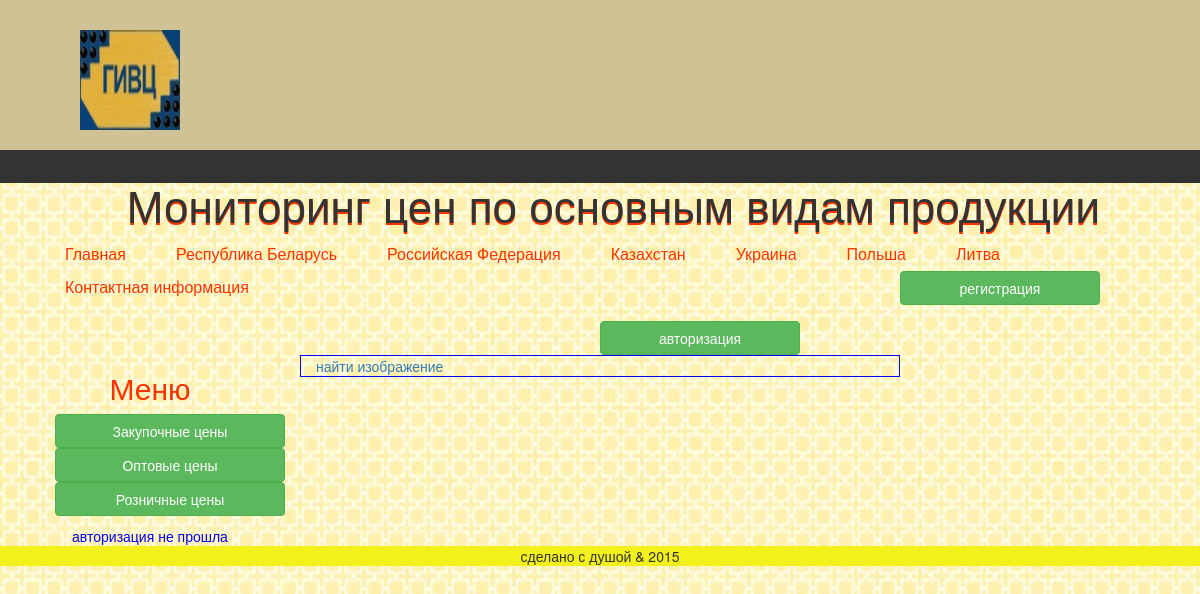
/zdorov.php, run on an earlier commit of the app's database.
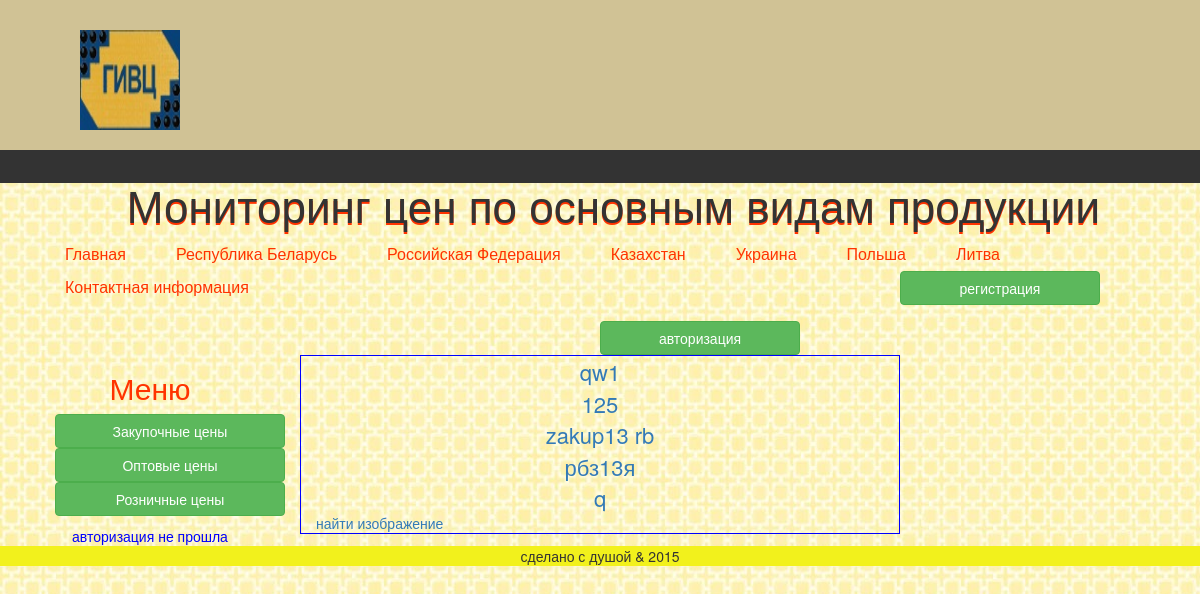
And on a later commit of the database.
### tables this page shows
CREATE TABLE IF NOT EXISTS `statias` (
  `id` int(11) NOT NULL AUTO_INCREMENT,
  `cat_id` tinytext NOT NULL,
  `cat_cen_id` tinytext NOT NULL,
  `cat_god_id` tinytext NOT NULL,
  `cat_mes_id` tinytext NOT NULL,
  `name_categoria` tinytext NOT NULL,
  `editor1` text NOT NULL,
  `file_foto` tinytext NOT NULL,
  `table-categoria` tinytext NOT NULL,
  `data_reg` datetime NOT NULL,
  `blockunblock` enum('block','unblock') NOT NULL DEFAULT 'unblock',
  `user_id` int(11) NOT NULL,
  `update1` date NOT NULL,
  `showhide` enum('show','hide') DEFAULT 'show',
  PRIMARY KEY (`id`)
);

### class/Database.php (called while the page is built, shortened)
<?php
class Database{
private $host = DB_HOST;
private $user= DB_USER;
private $pass=DB_PASS;
private $dbname=DB_NAME;
private $port=DB_PORT;
private $dbh;
private $stmt;
public function __construct(){
$dsn='mysql:host=' .$this->host . ';port=' . $this->port.';dbname=' . $this->dbname;
$options=array(
PDO::ATTR_ERRMODE=>PDO::ERRMODE_EXCEPTION
);
try{
$this->dbh=new PDO($dsn, $this->user, $this->pass, $options);
}
catch(PDOException $e){
$this->error=$e->getMessage();
}
}
public function query($query){
    $this->stmt = $this->dbh->prepare($query);
}
public function execute(){
    return $this->stmt->execute();
}
public function resultset(){
    $this->execute();
    return $this->stmt->fetchAll(PDO::FETCH_ASSOC);
}
}

### zdorov.php (the view, shortened to what this page needs)
<?php require_once('templates/top.php');
  	require_once ("class/Database.php");
$database = new Database();
$query="SELECT * FROM statias WHERE showhide='show'";
$database->query($query);
$all = $database->resultset();
foreach($all as $one){
 echo "<div class='art'><a href='#' data_id='".$one['id']."'>".$one['name_categoria']."</a></div>";
}
?>
<a href='#' class='google_search'>найти изображение</a>
<?php require_once("templates/bottom.php");?>

What changed in the data, as far as the page shows it:
added statias: name_categoria "qw1"
added statias: name_categoria "125"
added statias: name_categoria "zakup13 rb"
added statias: name_categoria "рбз13я"
added statias: name_categoria "q"
